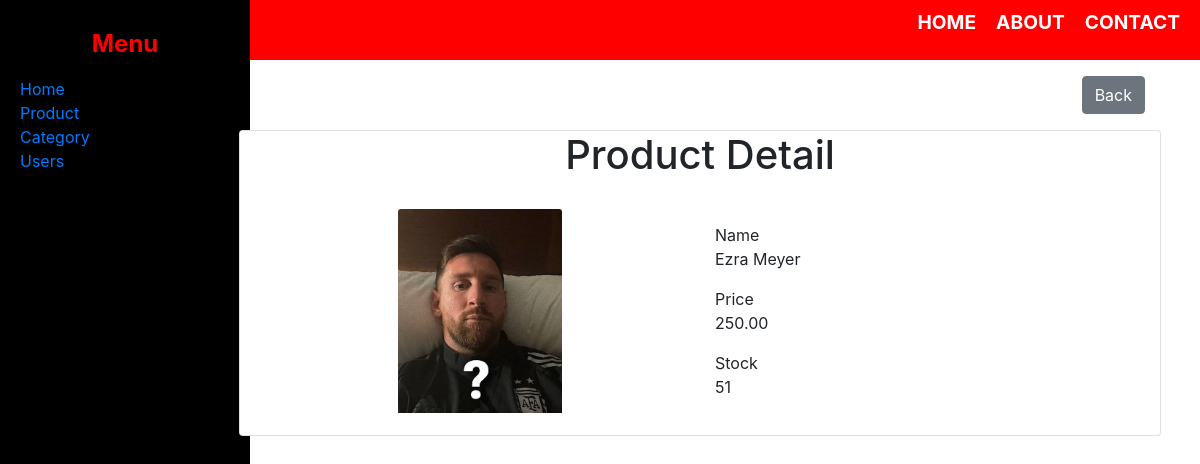
The page /products/detail/3/ on the database its author committed.
### products/models.py (models this page shows, shortened)
class Product(models.Model):
    name = models.CharField(max_length=100)
    price = models.DecimalField(max_digits=10, decimal_places=2)
    stock = models.IntegerField()
    image = models.ImageField(upload_to='products/', null=True, blank=True)
    category = models.ForeignKey(Category, on_delete=models.CASCADE, related_name='products', null=True, blank=True)

### products/views.py (the view)
# urls.py: path('detail/<int:pk>/', product_detail, name='product_detail'),
def product_detail(request, pk):
    product = Product.objects.get(pk=pk)
    return render(request, 'products/product_detail.html', {'product': product})

### products/templates/products/product_detail.html
{% extends 'base.html' %}
{% block content %}
    <div class="container">
        <div class="d-flex justify-content-end m-3">
            <a href="{% url 'product_list' %}" class="btn btn-secondary">Back</a>
        </div>
        <div class="card">
            <div class="text-center">
                <h1>Product Detail</h1>
            </div>
            <div class="card-body">
                <div class="d-flex justify-content-center align-items-center">
                    <div class="col-md-6 text-center">
                        {% if product.image %}
                            <img src="{{ product.image.url }}" class="card-img-top" alt="{{ product.name }}" style="width: 40%;">
                        {% endif %}
                    </div>
                    <div class="col-md-6">
                        <div class="mb-3 pt-3">
                            <div class="text-left">Name</div>
                            <div class="mx">{{ product.name }}</div>
                        </div>
                        <div class="mb-3">
                            <div class="text-left">Price</div>
                            <div class="mx">{{ product.price }}</div>
                        </div>
                        <div class="mb-3">
                            <div class="text-left">Stock</div>
                            <div class="mx">{{ product.stock }}</div>
                        </div>
                    </div>
                </div>
            </div>
        </div>
    </div>
{% endblock %}

### rows shown on the page
Product: image (picture), name "Ezra Meyer", price "250.00", stock "51"
